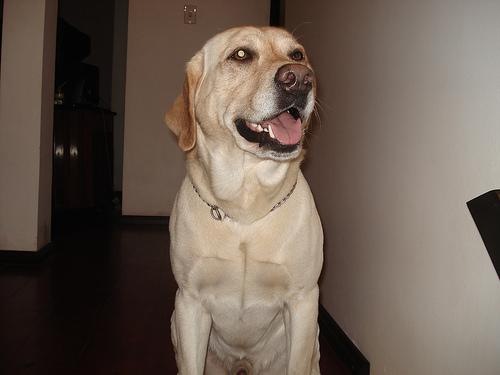
%> input picture SCRIPTS_MATLAB/KMEANS_SEGMENTATION/cane10.jpg, 500 x 375 px
$ octave k_means_segmentation.m   (GNU Octave 9; MATLAB toolbox functions it lacks are replaced by stand-ins)
%> lines starting %> are read from the running program, lines starting %| are printed output that depends on the picture; in (x1, y1, x2, y2) boxes, pixels count from 0 and x2, y2 are one past the last pixel; in counts of white or black regions, pixels touching at a corner belong together; the program's own positions count from 1
%% Segmentazione con metodo K-MEANS

% Questo script implementa un algoritmo di segmentazione di immagini utilizzando il metodo K-means.
% L'obiettivo è quello di dividere l'immagine in regioni (cluster) di pixel con caratteristiche simili.

% Imposta il percorso dell'immagine
immagine_path = 'cane10.jpg';

% Leggi l'immagine
x = imread(immagine_path);
%> x is the input picture: size 375x500x3 uint8; mean R, G, B 107.1, 92.9, 82.2

% Visualizza l'immagine originale
figure(1);
subplot(1,2,1);
imshow(x);
title('Immagine originale');

% Converti l'immagine in double e normalizza i valori nell'intervallo [0, 1]
% Questa operazione è utile per l'algoritmo K-means, che è sensibile alla scala dei dati.
x = double(x) / 255;
%> x: size 375x500x3 double

% Ottieni le dimensioni dell'immagine
[M, N, P] = size(x); % M = righe, N = colonne, P = canali di colore (es. 3 per RGB)
%> M = 375; N = 500; P = 3

% Riformula l'immagine come una matrice 2D (righe * colonne, canali)
% Questa trasformazione è necessaria per applicare K-means, che opera su matrici 2D.
immagine_2D = reshape(x, M*N, P);

% Applica K-means con 2 cluster
K = 2; % Numero di cluster desiderati. In questo caso, si cercano due gruppi di pixel.
idx = kmeans(immagine_2D, K); % Applica K-means. 'idx' conterrà l'indice del cluster per ogni pixel.

% Riformula i risultati del clustering nella forma originale dell'immagine
% In questo modo, 'immagine_segmentata' avrà le stesse dimensioni dell'immagine originale.
immagine_segmentata = reshape(idx, M, N);
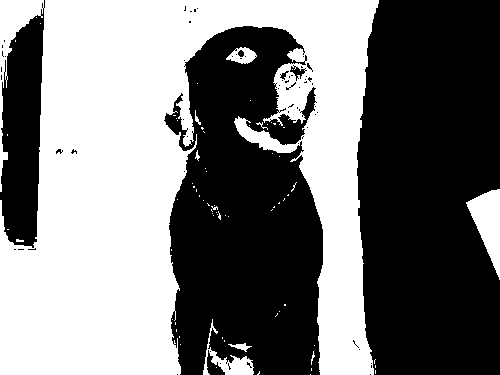
%> immagine_segmentata: size 375x500 double; values 1 (black) and 2 (white), 47.2% white; 74 white regions (65 under 20 px), largest, box (x1, y1, x2, y2) and area: (0, 0, 379, 375) 85566, (466, 189, 500, 280) 1596, (203, 319, 254, 375) 736

% Visualizza l'immagine segmentata
subplot(1,2,2);
imshow(immagine_segmentata, []); % Visualizza l'immagine segmentata. '[]' usa la scala di grigi di default.
title('Immagine segmentata (K-means)');

% Applica una mappa di colori per una migliore visualizzazione
colormap(jet); % Usa la mappa di colori "jet" per visualizzare i cluster in modo più chiaro.
colorbar; % Mostra la barra dei colori per interpretare i valori dei cluster.
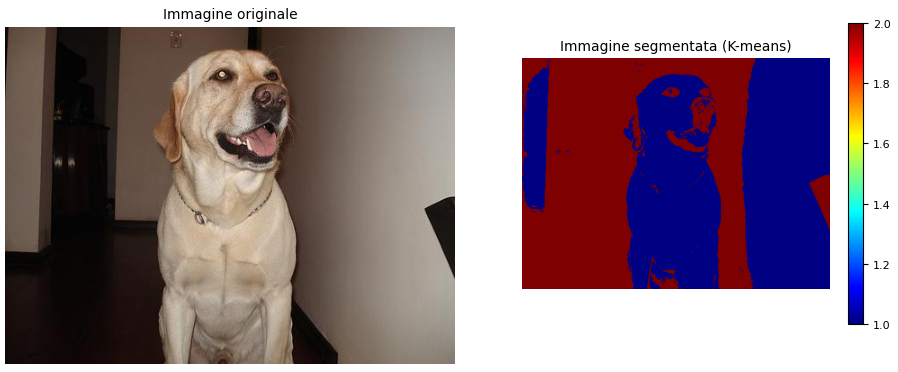
%> figure redrawn from the program's plot data, 2 panels

$ run again, with SCRIPTS_MATLAB/KMEANS_SEGMENTATION/8.jpg copied over SCRIPTS_MATLAB/KMEANS_SEGMENTATION/cane10.jpg
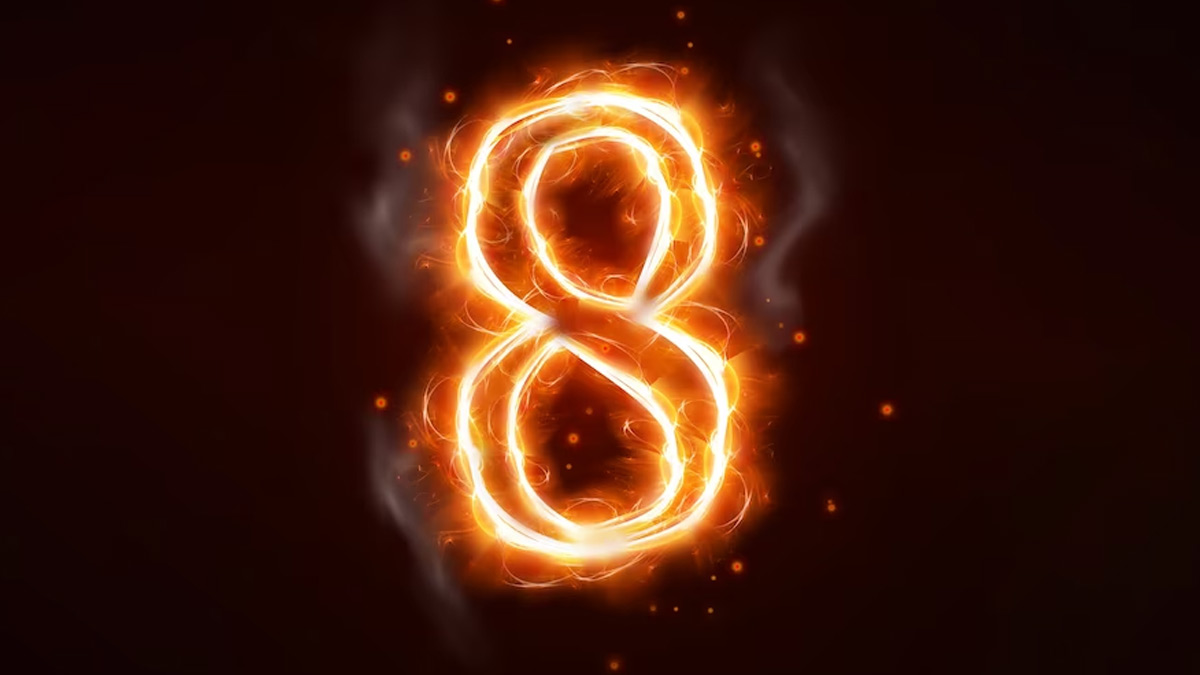
%> input picture SCRIPTS_MATLAB/KMEANS_SEGMENTATION/8.jpg, 1200 x 675 px
%> x is the input picture: size 675x1200x3 uint8; mean R, G, B 67.1, 29.3, 15.3
%> x: size 675x1200x3 double
%> `immagine_segmentata = reshape(idx, M, N);`:
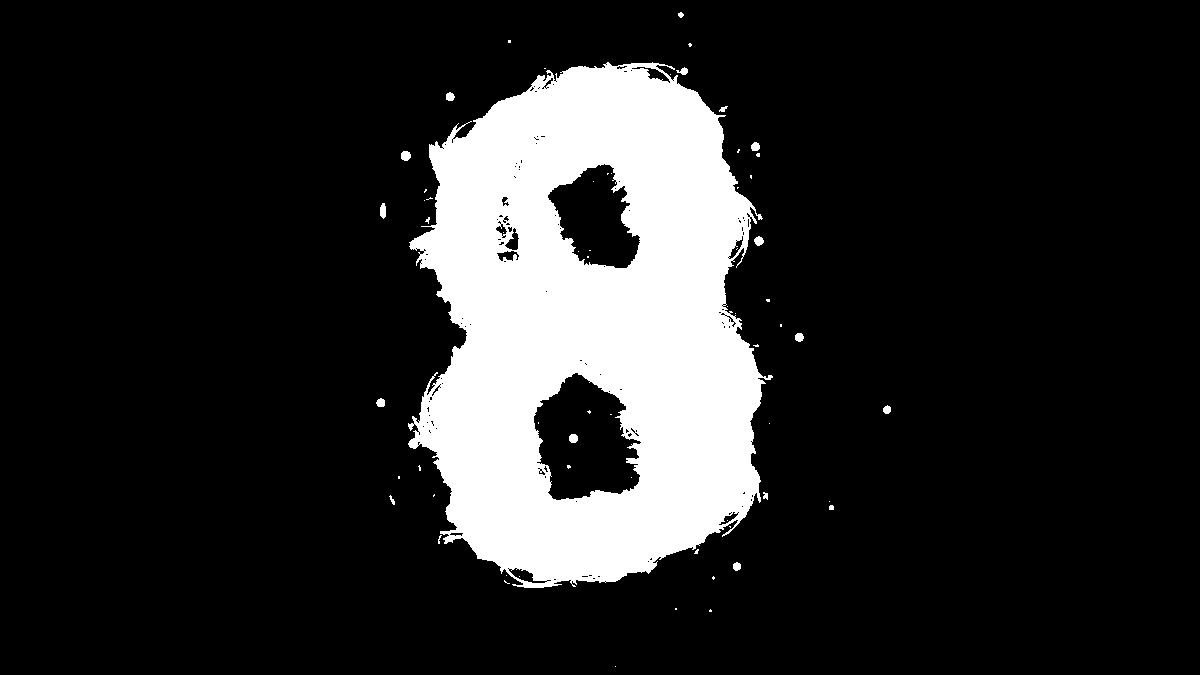
%> immagine_segmentata: size 675x1200 double; values 1 (black) and 2 (white), 16% white; 63 white regions (46 under 20 px), largest, box (x1, y1, x2, y2) and area: (408, 62, 773, 588) 128407, (401, 151, 411, 161) 82, (380, 203, 386, 219) 78
%> `colorbar;`:
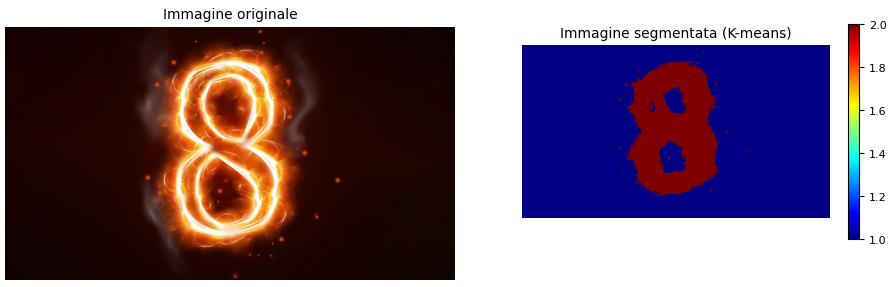
%> figure redrawn from the program's plot data, 2 panels

$ run again, with SCRIPTS_MATLAB/KMEANS_SEGMENTATION/maya1.jpg copied over SCRIPTS_MATLAB/KMEANS_SEGMENTATION/cane10.jpg
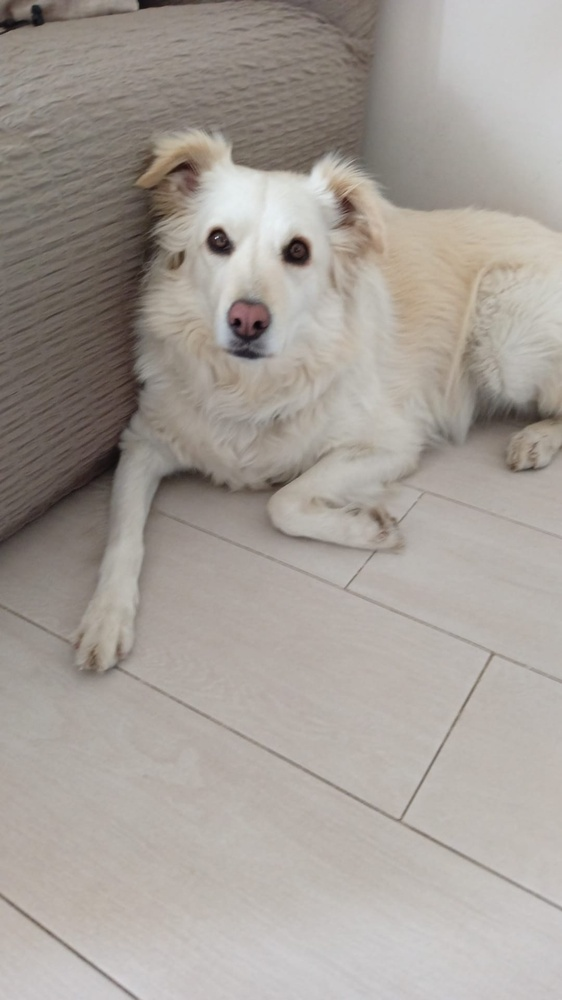
%> input picture SCRIPTS_MATLAB/KMEANS_SEGMENTATION/maya1.jpg, 562 x 1000 px, shrunk from 1080 x 1920 before the run
%> x is the input picture: size 1000x562x3 uint8; mean R, G, B 165, 158.2, 151.9
%> x: size 1000x562x3 double
%> `immagine_segmentata = reshape(idx, M, N);`:
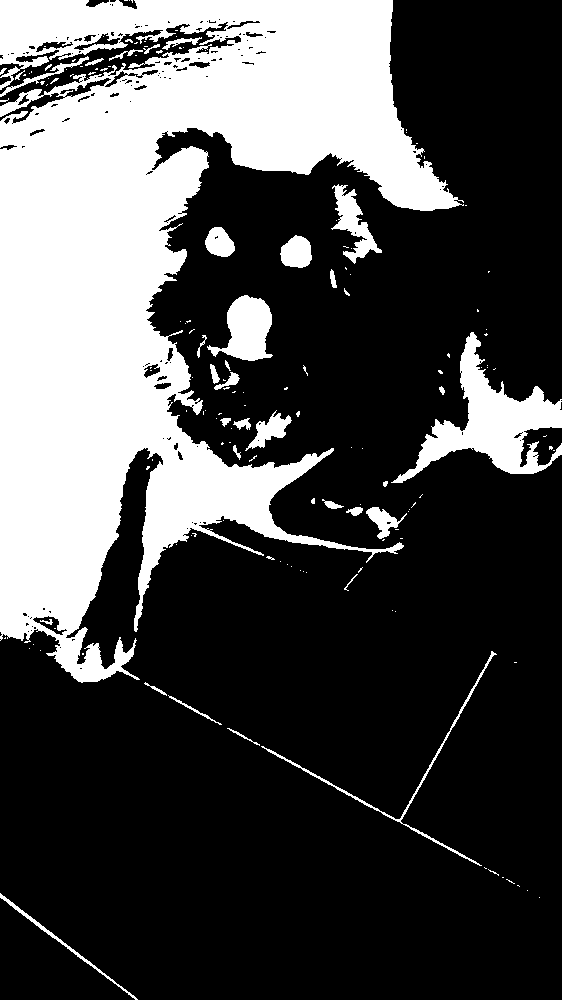
%> immagine_segmentata: size 1000x562 double; values 1 (black) and 2 (white), 29% white; 156 white regions (119 under 20 px), largest, box (x1, y1, x2, y2) and area: (0, 0, 464, 683) 144018, (391, 332, 562, 483) 8222, (207, 295, 273, 361) 2509
%> `colorbar;`:
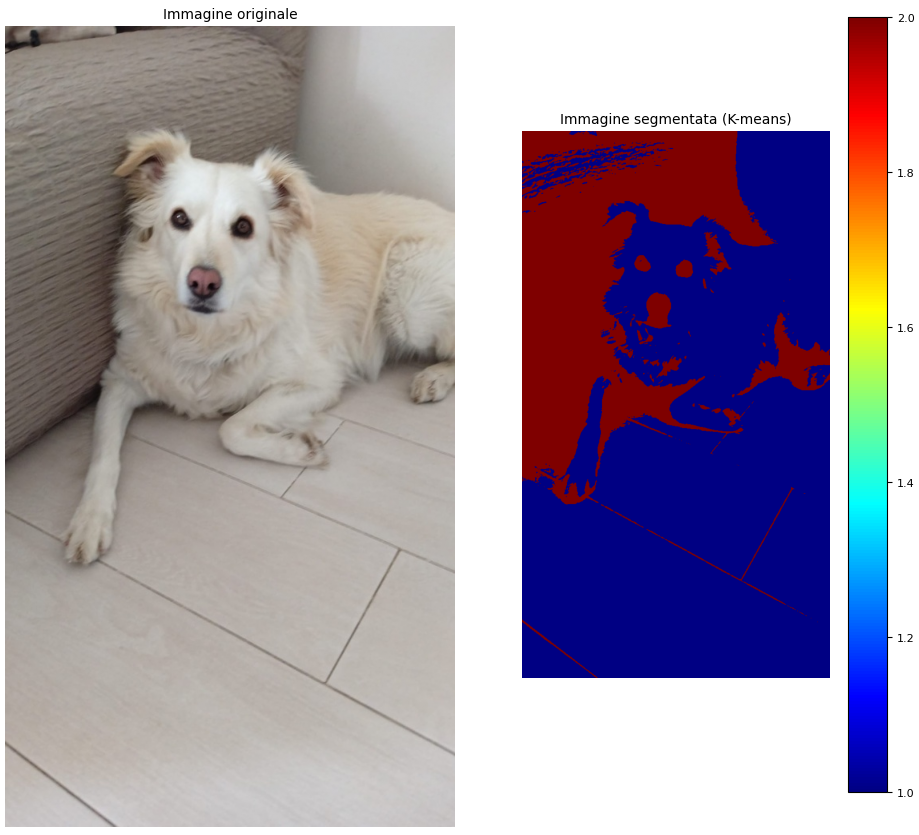
%> figure redrawn from the program's plot data, 2 panels
